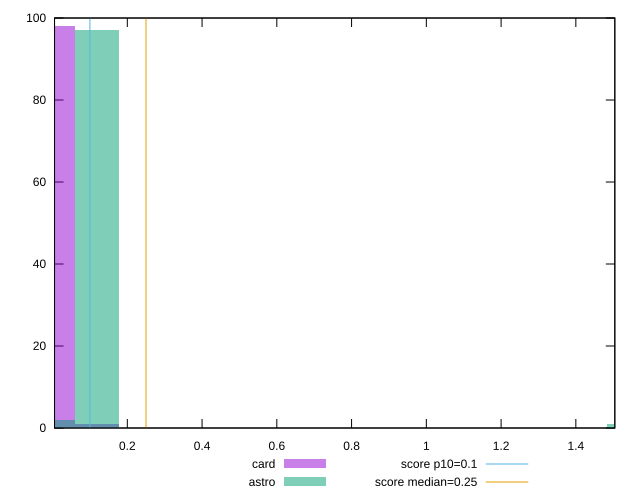

Generate this figure with gnuplot:
reset

$card <<EOF
0 98
0.11874489374933422 1
EOF

$astro <<EOF
0.11874489374933422 97
0 2
1.543683618741345 1
EOF

set key outside below
set boxwidth 0.11874489374933422
set xrange [0.005289688110351562:1.504274215698242]
set yrange [0:100]
set trange [0:100]
set style fill transparent solid 0.5 noborder

set parametric
set terminal svg size 640, 500 enhanced background rgb 'white'
set output "reports/report_00030_2021-02-24T20-42-31.540Z/cumulative-layout-shift/comparison/histogram/2_vs_3.svg"

plot $card title "card" with boxes, \
     $astro title "astro" with boxes, \
     0.1,t title "score p10=0.1", \
     0.25,t title "score median=0.25"

reset
